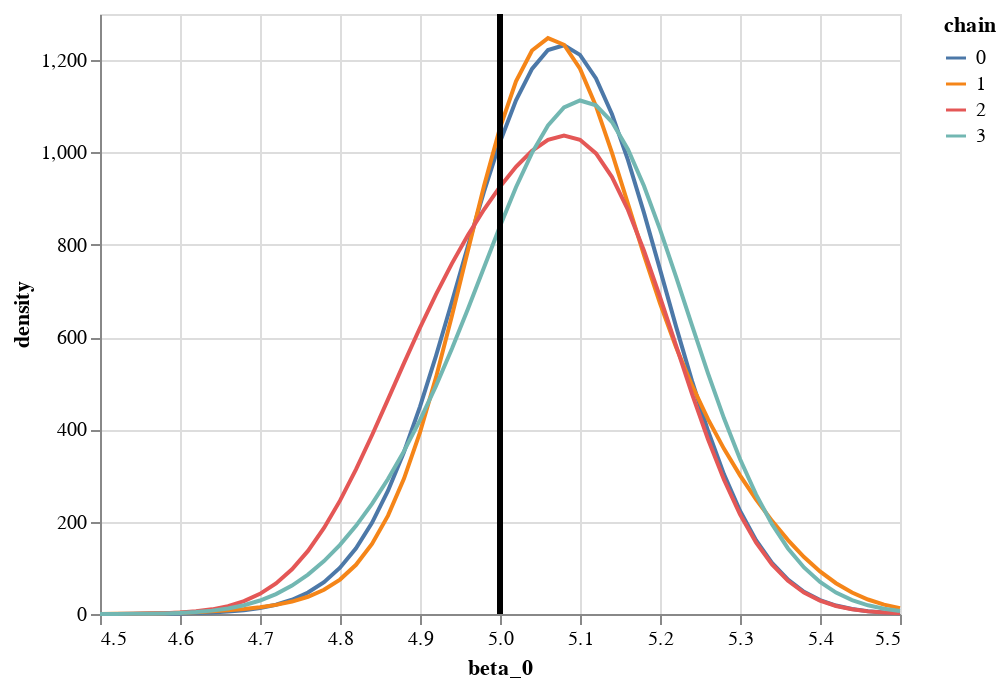

The notebook cell saved with this chart:
### Code cell
altair.Chart(
    df_samples.loc[lambda df: df["iteration"] >= 100].iloc[::5]
).transform_density(
    density="beta_0",
    bandwidth=0.1,
    groupby=["chain"],
    extent=[4.5, 5.5],
    counts=True,
    steps=50,
).mark_line().encode(
    altair.X("value:Q", title="beta_0"), altair.Y("density:Q"), altair.Color("chain:N")
) + altair.Chart().mark_rule(
    size=3
).encode(
    x=altair.datum(true_beta_0)
)

### Figure 1 — Vega-Lite specification as saved in the notebook (floating-point values rounded to 4 significant figures; data arrays with more than 128 entries replaced by an {"elided": "..."} marker saying what was removed)
{"config": {"view": {"continuousWidth": 400, "continuousHeight": 300}}, "layer": [{"data": {"name": "data-1a84c03c7fcab51ce41c255d304837ee"}, "mark": "line", "encoding": {"color": {"field": "chain", "type": "nominal"}, "x": {"field": "value", "title": "beta_0", "type": "quantitative"}, "y": {"field": "density", "type": "quantitative"}}, "transform": [{"density": "beta_0", "bandwidth": 0.1, "counts": true, "extent": [4.5, 5.5], "groupby": ["chain"], "steps": 50}]}, {"data": {"name": "empty"}, "mark": {"type": "rule", "size": 3}, "encoding": {"x": {"datum": 5.0}}}], "$schema": "https://vega.github.io/schema/vega-lite/v4.17.0.json", "datasets": {"data-1a84c03c7fcab51ce41c255d304837ee": {"elided": "1520 records"}, "empty": [{}]}}
